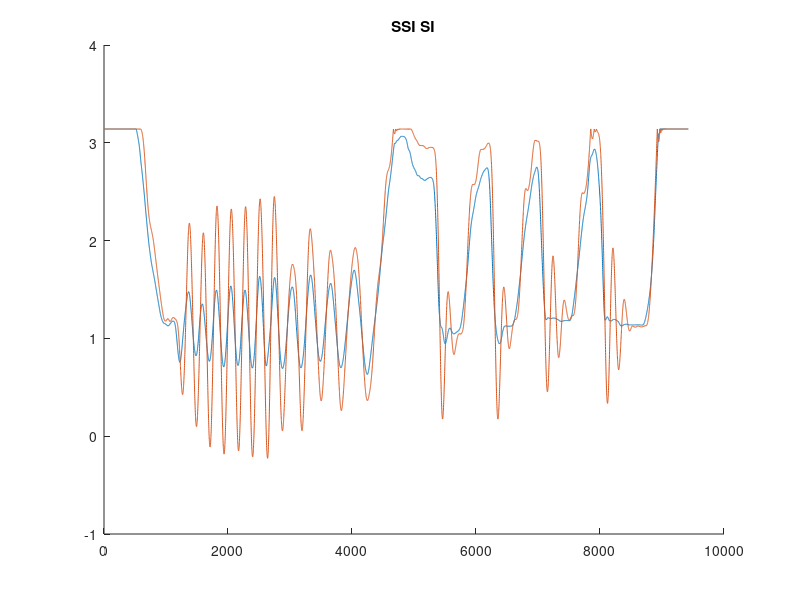
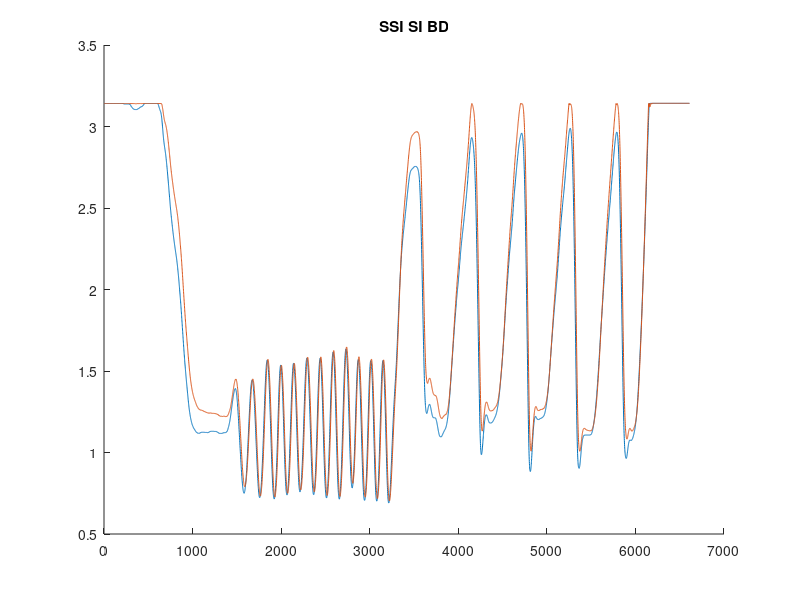
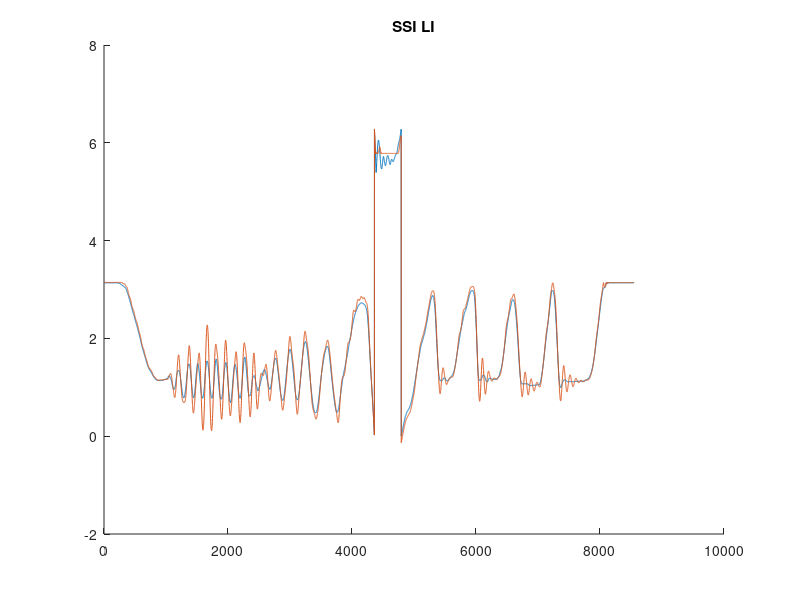
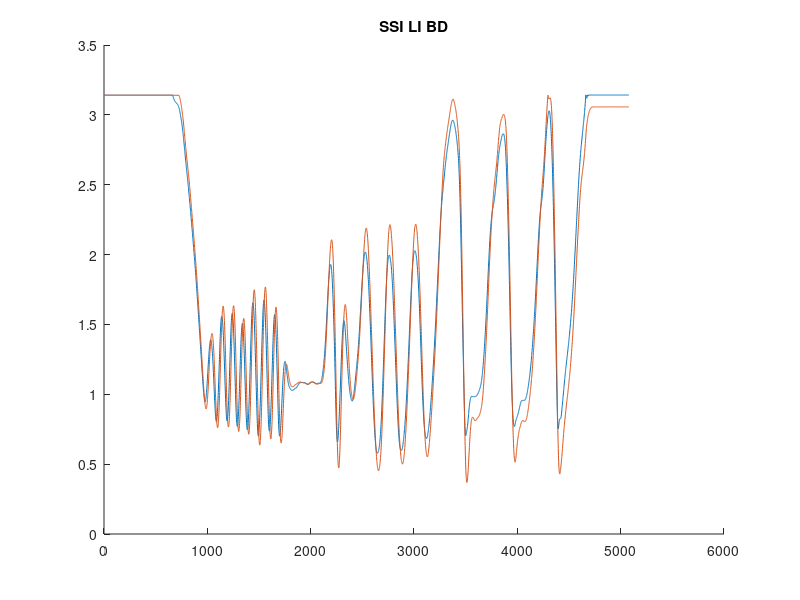

Source code (MATLAB) for these figures, in order:
% SSI virtual environment data processing

%% load data
SSI = load("SSItest_SSI.txt"); 
SSI_BD = load("SSItest_SSI_KdBonus.txt");
SSI_LI = load("SSItest_SSI_large_inc.txt");
SSI_LI_BD = load("SSItest_SSI_KdBonus_large_inc.txt"); % bd may have been less for this trial
PD = load("SSItest_PD.txt"); 
P = load("SSItest_P.txt");
P_BD = load("SSItest_P_KdBonus.txt");

% data format: [SSI_case, U0-5000, (Pos1raw*(2*M_PI/8192)*1000), (ScaledPosDiff*1000), (ScaledVelDiff*1000), ((Ke+delO)*1000), (Id_SSI*1000), (Id_PD*1000)]

%% scale data
SSI(:,3:8) = SSI(:,3:8)/1000; 
SSI_BD(:,3:8) = SSI_BD(:,3:8)/1000;
SSI_LI(:,3:8) = SSI_LI(:,3:8)/1000;
SSI_LI_BD(:,3:8) = SSI_LI_BD(:,3:8)/1000;
PD(:,3:8) = PD(:,3:8)/1000;
P(:,3:8) = P(:,3:8)/1000;
P_BD(:,3:8) = P_BD(:,3:8)/1000;

Imax = 1.5; % A
kt = 19.4; % in mNm/A
SSI(:,2) = (SSI(:,2)/4000)*Imax*kt; % commanded T in mNm
SSI_BD(:,2) = (SSI_BD(:,2)/4000)*Imax*kt;
SSI_LI(:,2) = (SSI_LI(:,2)/4000)*Imax*kt;
SSI_LI_BD(:,2) = (SSI_LI_BD(:,2)/4000)*Imax*kt;
PD(:,2) = (PD(:,2)/4000)*Imax*kt;
P(:,2) = (P(:,2)/4000)*Imax*kt;
P_BD(:,2) = (P_BD(:,2)/4000)*Imax*kt;

% new data format: [SSI_case, actual current, Pos1, PosDiff, VelDiff, Ke+delO, Id_SSI, Id_PD]

%% plot the plots

figure; hold on;
plot(SSI(:,3));
plot(SSI(:,3)-SSI(:,4));
hold off;
title('SSI SI');

figure; hold on;
plot(SSI_BD(:,3));
plot(SSI_BD(:,3)-SSI_BD(:,4));
hold off;
title('SSI SI BD');

figure; hold on;
plot(SSI_LI(:,3));
plot(SSI_LI(:,3)-SSI_LI(:,4));
hold off;
title('SSI LI');

figure; hold on;
plot(SSI_LI_BD(:,3));
plot(SSI_LI_BD(:,3)-SSI_LI_BD(:,4));
hold off;
title('SSI LI BD');

% figure; hold on;
% plot(PD(:,3));
% plot(PD(:,3)-PD(:,4));
% hold off;
% title('PD');
% 
% figure; hold on;
% plot(P(:,3));
% plot(P(:,3)-P(:,4));
% hold off;
% title('P');
% 
% figure; hold on;
% plot(P_BD(:,3));
% plot(P_BD(:,3)-P_BD(:,4));
% hold off;
% title('P BD');

figure; hold on; 
% plot(SSI(:,4)); 
plot(SSI_BD(:,4));
% plot(P_BD(:,4));
plot(SSI_LI(:,4));
plot(SSI_LI_BD(:,4));
hold off; legend('SSI SI BD','SSI LI','SSI LI BD');


% figure; hold on;
% plot(SSI(:,2));
% plot(PD(:,2));
% hold off;